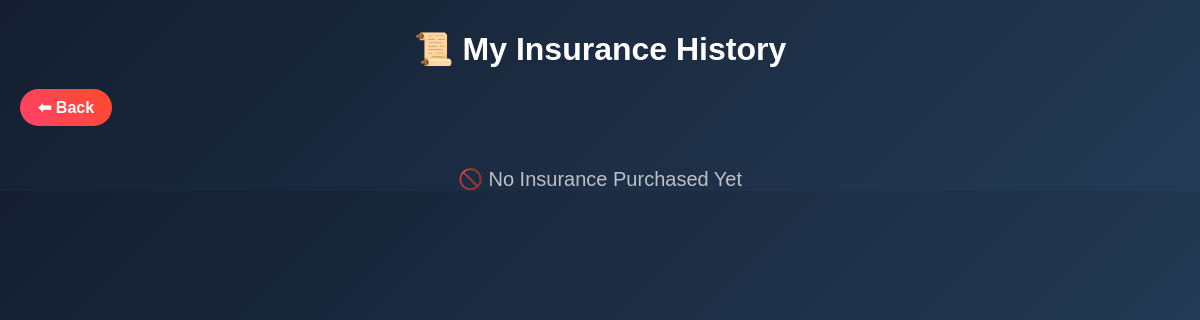
The page /core/insurance/history/ (signed in) on the database as committed earlier.
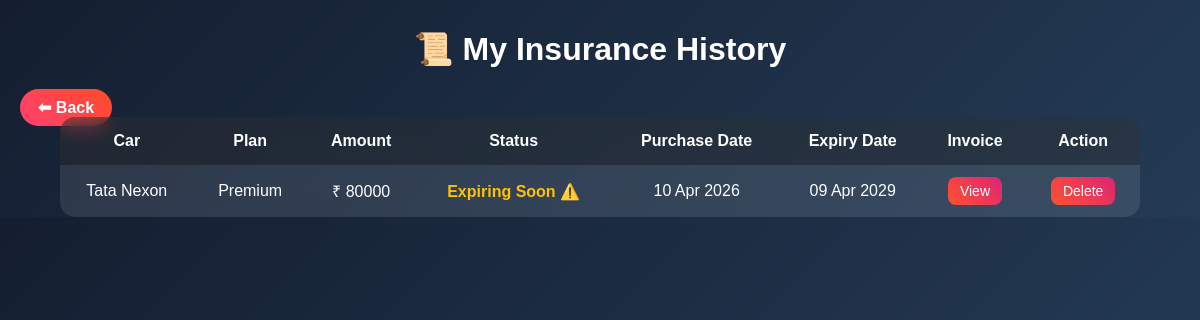
The same page on the database as committed later.
### core/models.py (models this page shows, shortened)
class Purchase(models.Model):
    user = models.ForeignKey(User, on_delete=models.CASCADE,null=True)
    car = models.ForeignKey('Car', on_delete=models.CASCADE,null=True)
    amount = models.IntegerField(null=True,blank=True)
    payment_id = models.CharField(max_length=200,null=True)
    status = models.CharField(max_length=50,null=True)
    date = models.DateTimeField(auto_now_add=True,null=True)
    is_insurance = models.BooleanField(default=False,null=True)
    insurance_plan = models.CharField(max_length=50, null=True, blank=True)
    created_at = models.DateTimeField(auto_now_add=True,null=True)
    expiry_date = models.DateField(null=True, blank=True)
    is_expired = models.BooleanField(default=False,null=True)

class Car(models.Model):
    FUEL_CHOICES = [
        ('petrol', 'Petrol'),
        ('diesel', 'Diesel'),
        ('cng', 'CNG'),
        ('electric', 'Electric'),
    ]
    TRANSMISSION_CHOICES = [
        ('manual', 'Manual'),
        ('automatic', 'Automatic'),
    ]
    MODEL_CHOICES = [
        ('EX', 'EX'),
        ('SX ', 'SX'),
        ('SX(O)', 'SX(O)'),
        ('S', 'S'),
    ]
    name = models.CharField(max_length=100)
    brand = models.CharField(max_length=100)
    model= models.CharField(max_length=100,null=True,choices=MODEL_CHOICES)
    fuel_type = models.CharField(max_length=20,null=True,choices=FUEL_CHOICES)
    price = models.IntegerField()
    mileage = models.FloatField(null=True)
    seats = models.IntegerField(null=True, blank=True)
    features = models.TextField(null=True, blank=True)
    year =models.IntegerField(null=True)
    transmission = models.CharField(max_length=20,null=True,choices=TRANSMISSION_CHOICES)
    description = models.TextField(null=True)
    image = models.ImageField(upload_to='cars/')

### core/views.py (the view)
# urls.py: path('insurance/history/', views.insurance_history, name='insurance_history'),
@login_required
def insurance_history(request):
    purchases = Purchase.objects.filter(
        user=request.user,
        is_insurance=True
    )
    for p in purchases:
        if p.expiry_date and p.expiry_date < timezone.now().date():
            if not p.is_expired:
                p.is_expired = True
                p.status = "Expired"
                p.save()
    return render(request, 'insurance/history.html', {
        'purchases': purchases
    })

### templates/insurance/history.html (shortened to what this page needs)
<!DOCTYPE html>
<html>
<head>
</head>
<body>
<h1>📜 My Insurance History</h1>
<a href="{% url 'dashboard' %}" class="back-btn">⬅ Back</a>
<div class="container">
{% if purchases %}
<table>
    <tr>
        <th>Car</th>
        <th>Plan</th>
        <th>Amount</th>
        <th>Status</th>
        <th>Purchase Date</th>
        <th>Expiry Date</th>
        <th>Invoice</th>
        <th>Action</th>
    </tr>
    {% for p in purchases %}
    <tr>
        <td>{{ p.car.name }}</td>
        <td>{{ p.insurance_plan }}</td>
        <td>₹ {{ p.amount }}</td>
        <td>
            {% if p.is_expired %}
                <span class="expired">Expired ❌</span>
            {% elif p.expiry_date %}
                {% if p.expiry_date|timeuntil <= "3 days" %}
                    <span class="warning">Expiring Soon ⚠️</span>
                {% else %}
                    <span class="active">Active ✅</span>
                {% endif %}
            {% else %}
                <span class="active">{{ p.status }}</span>
            {% endif %}
        </td>
        <td>{{ p.created_at|date:"d M Y" }}</td>
        <td>
            {% if p.expiry_date %}
                {{ p.expiry_date|date:"d M Y" }}
            {% else %}
                -
            {% endif %}
        </td>
        <td>
            <a href="{% url 'insurance_invoice' p.id %}" class="btn">
                View
            </a>
        </td>
        <td>
            <a href="{% url 'delete_insurance' p.id %}"
               class="btn delete-btn"
               onclick="return confirm('Are you sure you want to delete?')">
                Delete
            </a>
        </td>
    </tr>
    {% endfor %}
</table>
{% else %}
<div class="empty">
    🚫 No Insurance Purchased Yet
</div>
{% endif %}
</div>
</body>
</html>

Rows that differ between the two databases and show on the page:
added Purchase: car.name "Tata Nexon", insurance_plan "Premium", amount "80000", is_expired "Expiring Soon ⚠️", created_at "10 Apr 2026", expiry_date "09 Apr 2029"
Other text that changed with them:
text no longer shown: "🚫 No Insurance Purchased Yet"
text now shown: "Car Plan Amount Status Purchase Date Expiry Date Invoice Action"
